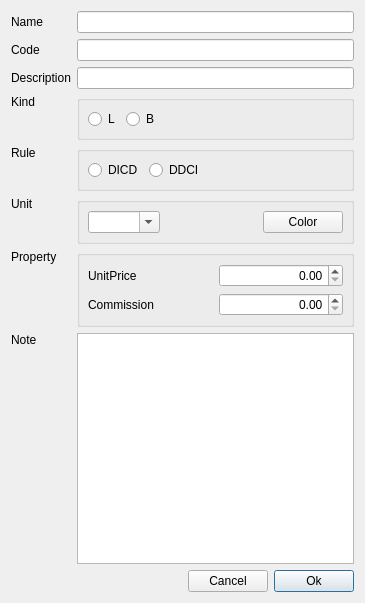
<?xml version="1.0" encoding="UTF-8"?>
<ui version="4.0">
 <class>InsertNodeI</class>
 <widget class="QDialog" name="InsertNodeI">
  <property name="geometry">
   <rect>
    <x>0</x>
    <y>0</y>
    <width>365</width>
    <height>603</height>
   </rect>
  </property>
  <layout class="QGridLayout" name="gridLayout_4">
   <item row="2" column="0">
    <widget class="QLabel" name="labDescription">
     <property name="text">
      <string>Description</string>
     </property>
     <property name="buddy">
      <cstring>lineEditDescription</cstring>
     </property>
    </widget>
   </item>
   <item row="0" column="1" colspan="3">
    <widget class="LineEdit" name="lineEditName">
     <property name="sizePolicy">
      <sizepolicy hsizetype="Expanding" vsizetype="Fixed">
       <horstretch>0</horstretch>
       <verstretch>0</verstretch>
      </sizepolicy>
     </property>
    </widget>
   </item>
   <item row="6" column="0">
    <widget class="QLabel" name="labUnit">
     <property name="toolTip">
      <string>Cannot be changed once set. Delete and recreate to modify.</string>
     </property>
     <property name="text">
      <string>Unit</string>
     </property>
     <property name="alignment">
      <set>Qt::AlignmentFlag::AlignLeading|Qt::AlignmentFlag::AlignLeft|Qt::AlignmentFlag::AlignTop</set>
     </property>
    </widget>
   </item>
   <item row="12" column="2">
    <widget class="QPushButton" name="pBtnCancel">
     <property name="sizePolicy">
      <sizepolicy hsizetype="Fixed" vsizetype="Fixed">
       <horstretch>0</horstretch>
       <verstretch>0</verstretch>
      </sizepolicy>
     </property>
     <property name="text">
      <string>Cancel</string>
     </property>
    </widget>
   </item>
   <item row="2" column="1" colspan="3">
    <widget class="LineEdit" name="lineEditDescription">
     <property name="sizePolicy">
      <sizepolicy hsizetype="Preferred" vsizetype="Preferred">
       <horstretch>0</horstretch>
       <verstretch>0</verstretch>
      </sizepolicy>
     </property>
    </widget>
   </item>
   <item row="0" column="0">
    <widget class="QLabel" name="labName">
     <property name="sizePolicy">
      <sizepolicy hsizetype="Fixed" vsizetype="Preferred">
       <horstretch>0</horstretch>
       <verstretch>0</verstretch>
      </sizepolicy>
     </property>
     <property name="text">
      <string>Name</string>
     </property>
     <property name="buddy">
      <cstring>lineEditName</cstring>
     </property>
    </widget>
   </item>
   <item row="9" column="1" rowspan="3" colspan="3">
    <widget class="PlainTextEdit" name="plainTextEdit">
     <property name="tabChangesFocus">
      <bool>true</bool>
     </property>
    </widget>
   </item>
   <item row="4" column="1" colspan="3">
    <widget class="QGroupBox" name="groupBox_3">
     <property name="title">
      <string/>
     </property>
     <layout class="QGridLayout" name="gridLayout_2">
      <property name="leftMargin">
       <number>8</number>
      </property>
      <property name="topMargin">
       <number>8</number>
      </property>
      <property name="rightMargin">
       <number>8</number>
      </property>
      <property name="bottomMargin">
       <number>8</number>
      </property>
      <property name="spacing">
       <number>-1</number>
      </property>
      <item row="0" column="3">
       <spacer name="horizontalSpacer_4">
        <property name="orientation">
         <enum>Qt::Orientation::Horizontal</enum>
        </property>
        <property name="sizeHint" stdset="0">
         <size>
          <width>40</width>
          <height>5</height>
         </size>
        </property>
       </spacer>
      </item>
      <item row="0" column="1">
       <widget class="QRadioButton" name="rBtnLeaf">
        <property name="toolTip">
         <string>Leaf</string>
        </property>
        <property name="text">
         <string notr="true">L</string>
        </property>
       </widget>
      </item>
      <item row="0" column="2">
       <widget class="QRadioButton" name="rBtnBranch">
        <property name="toolTip">
         <string>Branch</string>
        </property>
        <property name="text">
         <string notr="true">B</string>
        </property>
       </widget>
      </item>
     </layout>
    </widget>
   </item>
   <item row="6" column="1" colspan="3">
    <widget class="QGroupBox" name="groupBox">
     <layout class="QGridLayout" name="gridLayout_3">
      <property name="leftMargin">
       <number>8</number>
      </property>
      <property name="topMargin">
       <number>8</number>
      </property>
      <property name="rightMargin">
       <number>8</number>
      </property>
      <property name="bottomMargin">
       <number>8</number>
      </property>
      <item row="0" column="1">
       <spacer name="horizontalSpacer_3">
        <property name="orientation">
         <enum>Qt::Orientation::Horizontal</enum>
        </property>
        <property name="sizeHint" stdset="0">
         <size>
          <width>40</width>
          <height>20</height>
         </size>
        </property>
       </spacer>
      </item>
      <item row="0" column="0">
       <widget class="ComboBox" name="comboUnit">
        <property name="editable">
         <bool>true</bool>
        </property>
        <property name="insertPolicy">
         <enum>QComboBox::InsertPolicy::NoInsert</enum>
        </property>
       </widget>
      </item>
      <item row="0" column="2">
       <widget class="QPushButton" name="pBtnColor">
        <property name="text">
         <string>Color</string>
        </property>
        <property name="checkable">
         <bool>false</bool>
        </property>
       </widget>
      </item>
     </layout>
    </widget>
   </item>
   <item row="1" column="0">
    <widget class="QLabel" name="labCode">
     <property name="text">
      <string>Code</string>
     </property>
     <property name="buddy">
      <cstring>lineEditCode</cstring>
     </property>
    </widget>
   </item>
   <item row="4" column="0">
    <widget class="QLabel" name="labKind">
     <property name="sizePolicy">
      <sizepolicy hsizetype="Preferred" vsizetype="Preferred">
       <horstretch>0</horstretch>
       <verstretch>0</verstretch>
      </sizepolicy>
     </property>
     <property name="toolTip">
      <string>Cannot be changed once set. Delete and recreate to modify.</string>
     </property>
     <property name="text">
      <string>Kind</string>
     </property>
     <property name="alignment">
      <set>Qt::AlignmentFlag::AlignLeading|Qt::AlignmentFlag::AlignLeft|Qt::AlignmentFlag::AlignTop</set>
     </property>
     <property name="buddy">
      <cstring>rBtnDICD</cstring>
     </property>
    </widget>
   </item>
   <item row="9" column="0">
    <widget class="QLabel" name="labNote">
     <property name="sizePolicy">
      <sizepolicy hsizetype="Preferred" vsizetype="Expanding">
       <horstretch>0</horstretch>
       <verstretch>0</verstretch>
      </sizepolicy>
     </property>
     <property name="text">
      <string>Note</string>
     </property>
     <property name="alignment">
      <set>Qt::AlignmentFlag::AlignLeading|Qt::AlignmentFlag::AlignLeft|Qt::AlignmentFlag::AlignTop</set>
     </property>
     <property name="buddy">
      <cstring>plainTextEdit</cstring>
     </property>
    </widget>
   </item>
   <item row="5" column="0">
    <widget class="QLabel" name="labRule">
     <property name="sizePolicy">
      <sizepolicy hsizetype="Preferred" vsizetype="Preferred">
       <horstretch>0</horstretch>
       <verstretch>0</verstretch>
      </sizepolicy>
     </property>
     <property name="text">
      <string>Rule</string>
     </property>
     <property name="alignment">
      <set>Qt::AlignmentFlag::AlignLeading|Qt::AlignmentFlag::AlignLeft|Qt::AlignmentFlag::AlignTop</set>
     </property>
     <property name="buddy">
      <cstring>rBtnDICD</cstring>
     </property>
    </widget>
   </item>
   <item row="1" column="1" colspan="3">
    <widget class="LineEdit" name="lineEditCode">
     <property name="sizePolicy">
      <sizepolicy hsizetype="Preferred" vsizetype="Fixed">
       <horstretch>0</horstretch>
       <verstretch>0</verstretch>
      </sizepolicy>
     </property>
    </widget>
   </item>
   <item row="12" column="0" colspan="2">
    <spacer name="horizontalSpacer">
     <property name="orientation">
      <enum>Qt::Orientation::Horizontal</enum>
     </property>
     <property name="sizeHint" stdset="0">
      <size>
       <width>111</width>
       <height>20</height>
      </size>
     </property>
    </spacer>
   </item>
   <item row="7" column="0">
    <widget class="QLabel" name="labProperty">
     <property name="text">
      <string>Property</string>
     </property>
     <property name="alignment">
      <set>Qt::AlignmentFlag::AlignLeading|Qt::AlignmentFlag::AlignLeft|Qt::AlignmentFlag::AlignTop</set>
     </property>
    </widget>
   </item>
   <item row="7" column="1" colspan="3">
    <widget class="QGroupBox" name="groupBoxProperty">
     <layout class="QGridLayout" name="gridLayout">
      <property name="leftMargin">
       <number>8</number>
      </property>
      <property name="topMargin">
       <number>8</number>
      </property>
      <property name="rightMargin">
       <number>8</number>
      </property>
      <property name="bottomMargin">
       <number>8</number>
      </property>
      <item row="1" column="0">
       <widget class="QLabel" name="labCommission">
        <property name="text">
         <string>Commission</string>
        </property>
       </widget>
      </item>
      <item row="1" column="2">
       <widget class="DoubleSpinBox" name="dSpinBoxCommission">
        <property name="alignment">
         <set>Qt::AlignmentFlag::AlignRight|Qt::AlignmentFlag::AlignTrailing|Qt::AlignmentFlag::AlignVCenter</set>
        </property>
        <property name="stepType">
         <enum>QAbstractSpinBox::StepType::AdaptiveDecimalStepType</enum>
        </property>
       </widget>
      </item>
      <item row="0" column="2">
       <widget class="DoubleSpinBox" name="dSpinBoxUnitPrice">
        <property name="alignment">
         <set>Qt::AlignmentFlag::AlignRight|Qt::AlignmentFlag::AlignTrailing|Qt::AlignmentFlag::AlignVCenter</set>
        </property>
        <property name="stepType">
         <enum>QAbstractSpinBox::StepType::AdaptiveDecimalStepType</enum>
        </property>
       </widget>
      </item>
      <item row="0" column="0">
       <widget class="QLabel" name="labUnitPrice">
        <property name="text">
         <string>UnitPrice</string>
        </property>
       </widget>
      </item>
     </layout>
    </widget>
   </item>
   <item row="12" column="3">
    <widget class="QPushButton" name="pBtnOk">
     <property name="sizePolicy">
      <sizepolicy hsizetype="Fixed" vsizetype="Fixed">
       <horstretch>0</horstretch>
       <verstretch>0</verstretch>
      </sizepolicy>
     </property>
     <property name="text">
      <string>Ok</string>
     </property>
     <property name="default">
      <bool>true</bool>
     </property>
    </widget>
   </item>
   <item row="5" column="1" colspan="3">
    <widget class="QGroupBox" name="groupBox">
     <property name="sizePolicy">
      <sizepolicy hsizetype="Preferred" vsizetype="Preferred">
       <horstretch>0</horstretch>
       <verstretch>0</verstretch>
      </sizepolicy>
     </property>
     <property name="title">
      <string/>
     </property>
     <layout class="QHBoxLayout" name="horizontalLayout">
      <property name="leftMargin">
       <number>8</number>
      </property>
      <property name="topMargin">
       <number>8</number>
      </property>
      <property name="rightMargin">
       <number>8</number>
      </property>
      <property name="bottomMargin">
       <number>8</number>
      </property>
      <item>
       <widget class="QRadioButton" name="rBtnDICD">
        <property name="toolTip">
         <string>Debit Increase, Credit Decrease</string>
        </property>
        <property name="text">
         <string notr="true">DICD</string>
        </property>
       </widget>
      </item>
      <item>
       <widget class="QRadioButton" name="rBtnDDCI">
        <property name="toolTip">
         <string>Debit Decrease, Credit Increase</string>
        </property>
        <property name="text">
         <string notr="true">DDCI</string>
        </property>
       </widget>
      </item>
      <item>
       <spacer name="horizontalSpacer_2">
        <property name="orientation">
         <enum>Qt::Orientation::Horizontal</enum>
        </property>
        <property name="sizeHint" stdset="0">
         <size>
          <width>40</width>
          <height>5</height>
         </size>
        </property>
       </spacer>
      </item>
     </layout>
    </widget>
   </item>
  </layout>
 </widget>
 <customwidgets>
  <customwidget>
   <class>LineEdit</class>
   <extends>QLineEdit</extends>
   <header location="global">widget/lineedit.h</header>
  </customwidget>
  <customwidget>
   <class>ComboBox</class>
   <extends>QComboBox</extends>
   <header location="global">widget/combobox.h</header>
  </customwidget>
  <customwidget>
   <class>PlainTextEdit</class>
   <extends>QPlainTextEdit</extends>
   <header location="global">widget/plaintextedit.h</header>
  </customwidget>
  <customwidget>
   <class>DoubleSpinBox</class>
   <extends>QDoubleSpinBox</extends>
   <header location="global">widget/doublespinbox.h</header>
  </customwidget>
 </customwidgets>
 <tabstops>
  <tabstop>lineEditName</tabstop>
  <tabstop>lineEditCode</tabstop>
  <tabstop>plainTextEdit</tabstop>
  <tabstop>pBtnOk</tabstop>
  <tabstop>pBtnCancel</tabstop>
 </tabstops>
 <resources/>
 <connections>
  <connection>
   <sender>pBtnCancel</sender>
   <signal>clicked()</signal>
   <receiver>InsertNodeI</receiver>
   <slot>reject()</slot>
   <hints>
    <hint type="sourcelabel">
     <x>357</x>
     <y>506</y>
    </hint>
    <hint type="destinationlabel">
     <x>276</x>
     <y>492</y>
    </hint>
   </hints>
  </connection>
  <connection>
   <sender>pBtnOk</sender>
   <signal>clicked()</signal>
   <receiver>InsertNodeI</receiver>
   <slot>accept()</slot>
   <hints>
    <hint type="sourcelabel">
     <x>431</x>
     <y>501</y>
    </hint>
    <hint type="destinationlabel">
     <x>158</x>
     <y>491</y>
    </hint>
   </hints>
  </connection>
 </connections>
</ui>
